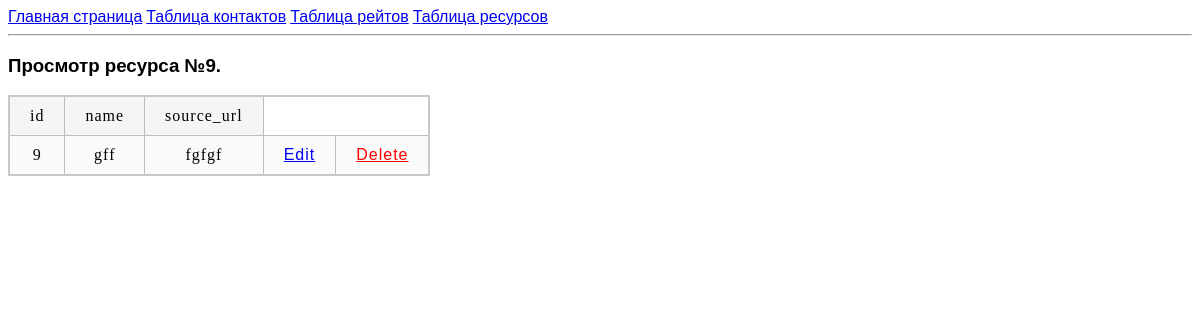
/source/detail/9/, run on the app's committed database.
### currency/models.py (models this page shows)
class Source(models.Model):
    source_url = models.CharField(max_length=255)
    name = models.CharField(max_length=64)

### currency/views.py (the view)
# urls.py: path('source/detail/<int:pk>/', currency_views.source_detail),
def source_detail(request, pk):
    source = get_object_or_404(Source, pk=pk)
    return render(request, 'source_detail.html', context={'source': source})

### currency/templates/source_detail.html (shortened to what this page needs)
{% extends 'base.html' %}
{% load static %}
{% block head %}
    <link rel="stylesheet" href="{% static 'css/table.css' %}">
{% endblock %}
{% block body %}
    <div>
        <h3>Просмотр ресурса №{{ source.id }}.</h3>
        <table>
            <tr>
                <td>id</td>
                <td>name</td>
                <td>source_url</td>
            </tr>
            <tr>
                <td>{{ source.id }}</td>
                <td>{{ source.name }}</td>
                <td>{{ source.source_url }}</td>
                <td><a href="/source/edit/{{ source.id }}/">Edit</a></td>
                <td><a href="/source/delete/{{ source.id }}/" style="color: red;">Delete</a></td>
            </tr>
        </table>
    </div>
{% endblock %}

### static/css/style.css (style rules this page uses)
p, a, h1, h2, h3, h4, h5, h6 { font-family: Arial, sans-serif; }

### static/css/table.css (style rules this page uses)
table { border-collapse: collapse; border: 2px solid rgb(200,200,200); letter-spacing: 1px; }
td, th { border: 1px solid rgb(190,190,190); padding: 10px 20px; }
td { text-align: center; }
tr:nth-child(even) td { background-color: rgb(250,250,250); }
tr:nth-child(odd) td { background-color: rgb(245,245,245); }

### data on the page
Source: id "9", name "gff", source_url "fgfgf"
